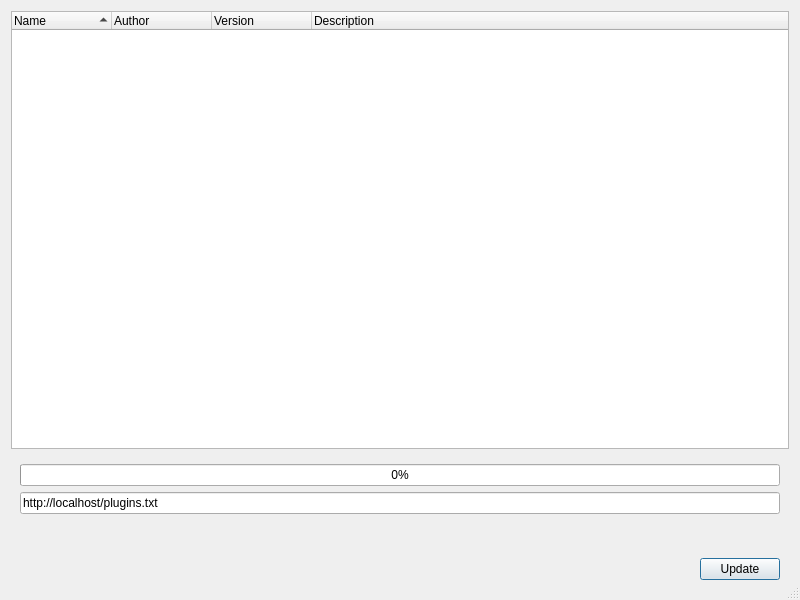
<?xml version="1.0" encoding="UTF-8"?>
<ui version="4.0">
 <class>PluginRequestDialog</class>
 <widget class="QDialog" name="PluginRequestDialog">
  <property name="geometry">
   <rect>
    <x>0</x>
    <y>0</y>
    <width>800</width>
    <height>600</height>
   </rect>
  </property>
  <property name="windowTitle">
   <string>Loaded Plugins</string>
  </property>
  <property name="sizeGripEnabled">
   <bool>true</bool>
  </property>
  <property name="modal">
   <bool>true</bool>
  </property>
  <layout class="QVBoxLayout">
   <item>
    <widget class="QTreeWidget" name="pluginList">
     <property name="contextMenuPolicy">
      <enum>Qt::CustomContextMenu</enum>
     </property>
     <property name="rootIsDecorated">
      <bool>false</bool>
     </property>
     <property name="itemsExpandable">
      <bool>false</bool>
     </property>
     <property name="sortingEnabled">
      <bool>true</bool>
     </property>
     <property name="allColumnsShowFocus">
      <bool>true</bool>
     </property>
     <column>
      <property name="text">
       <string>Name</string>
      </property>
     </column>
     <column>
      <property name="text">
       <string>Author</string>
      </property>
     </column>
     <column>
      <property name="text">
       <string>Version</string>
      </property>
     </column>
     <column>
      <property name="text">
       <string>Description</string>
      </property>
     </column>
    </widget>
   </item>
   <item>
    <widget class="QWidget" name="widget" native="true">
     <layout class="QVBoxLayout" name="verticalLayout">
      <item>
       <widget class="QProgressBar" name="progressBar">
        <property name="value">
         <number>0</number>
        </property>
       </widget>
      </item>
      <item>
       <widget class="QLineEdit" name="plugin_txt_url">
        <property name="text">
         <string>http://localhost/plugins.txt</string>
        </property>
       </widget>
      </item>
      <item>
       <widget class="QLabel" name="result_label">
        <property name="palette">
         <palette>
          <active>
           <colorrole role="Text">
            <brush brushstyle="SolidPattern">
             <color alpha="255">
              <red>255</red>
              <green>85</green>
              <blue>0</blue>
             </color>
            </brush>
           </colorrole>
          </active>
          <inactive>
           <colorrole role="Text">
            <brush brushstyle="SolidPattern">
             <color alpha="255">
              <red>255</red>
              <green>85</green>
              <blue>0</blue>
             </color>
            </brush>
           </colorrole>
          </inactive>
          <disabled>
           <colorrole role="Text">
            <brush brushstyle="SolidPattern">
             <color alpha="255">
              <red>190</red>
              <green>190</green>
              <blue>190</blue>
             </color>
            </brush>
           </colorrole>
          </disabled>
         </palette>
        </property>
        <property name="autoFillBackground">
         <bool>true</bool>
        </property>
        <property name="frameShadow">
         <enum>QFrame::Sunken</enum>
        </property>
        <property name="text">
         <string/>
        </property>
       </widget>
      </item>
     </layout>
    </widget>
   </item>
   <item>
    <widget class="QWidget" name="widget_2" native="true">
     <layout class="QHBoxLayout" name="horizontalLayout">
      <item>
       <spacer name="horizontalSpacer">
        <property name="orientation">
         <enum>Qt::Horizontal</enum>
        </property>
        <property name="sizeHint" stdset="0">
         <size>
          <width>701</width>
          <height>20</height>
         </size>
        </property>
       </spacer>
      </item>
      <item>
       <widget class="QPushButton" name="update">
        <property name="text">
         <string>Update</string>
        </property>
       </widget>
      </item>
     </layout>
    </widget>
   </item>
  </layout>
 </widget>
 <tabstops>
  <tabstop>pluginList</tabstop>
 </tabstops>
 <resources/>
 <connections/>
</ui>
